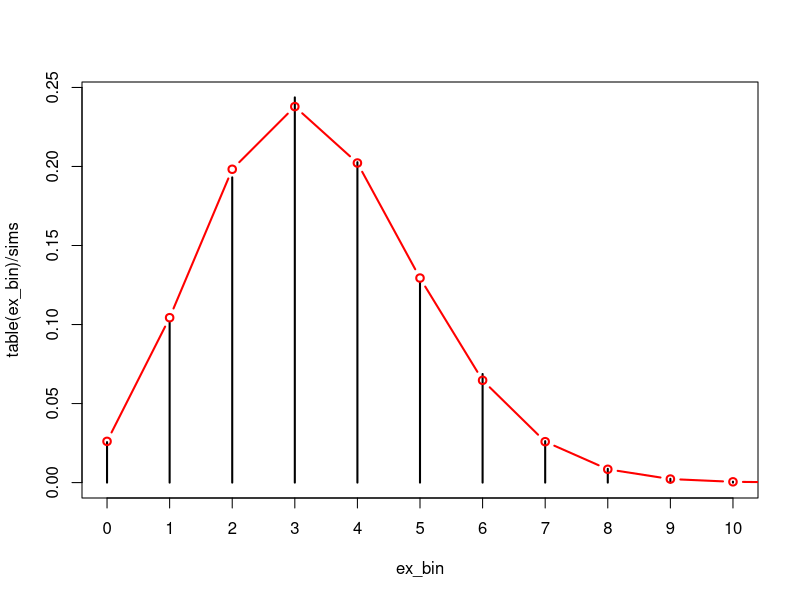
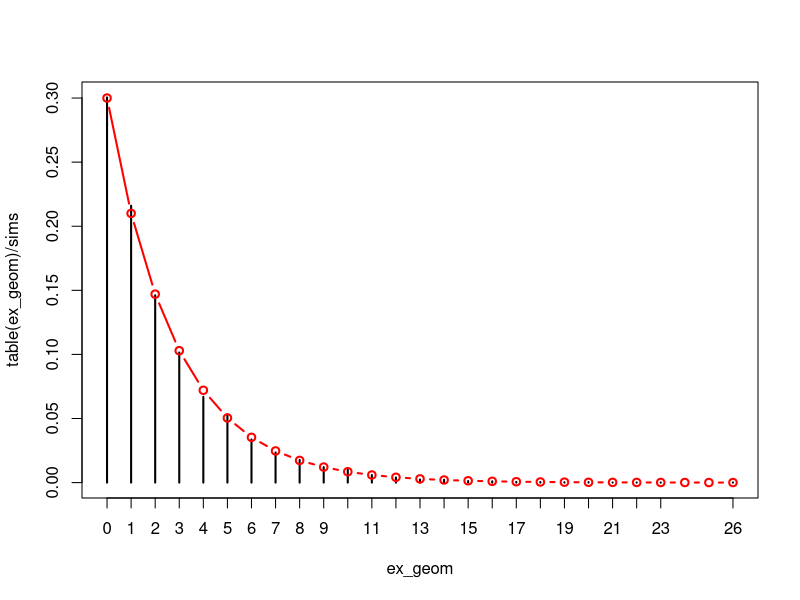
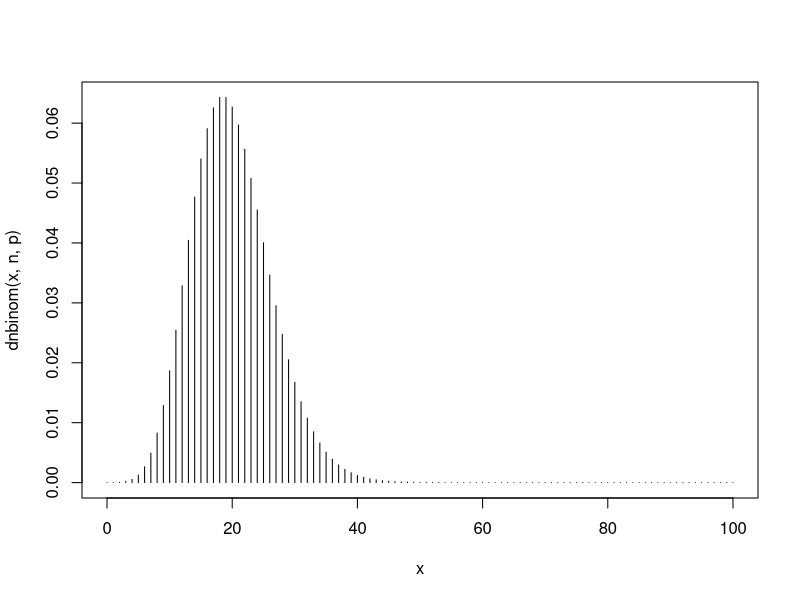
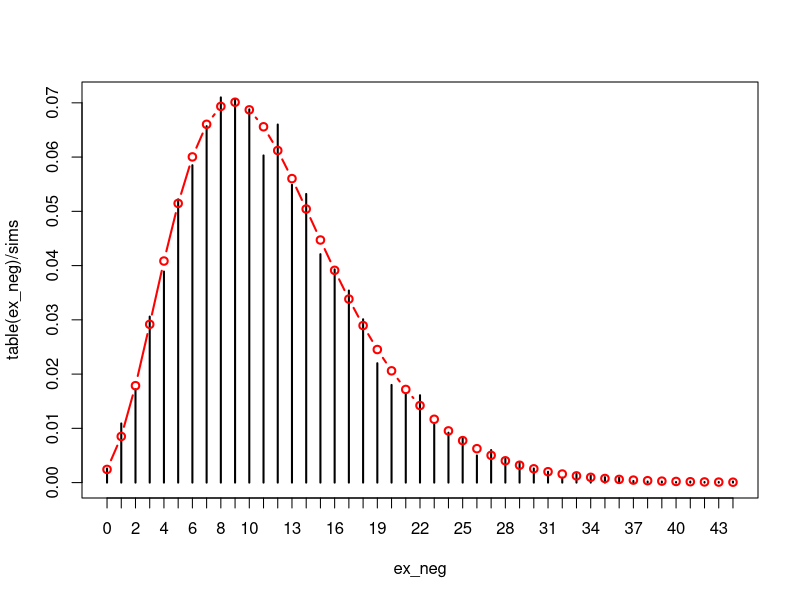
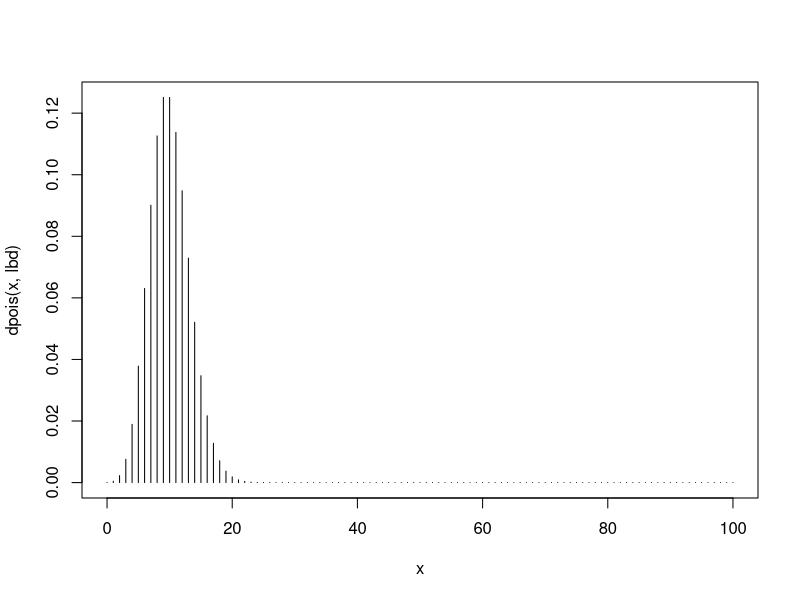
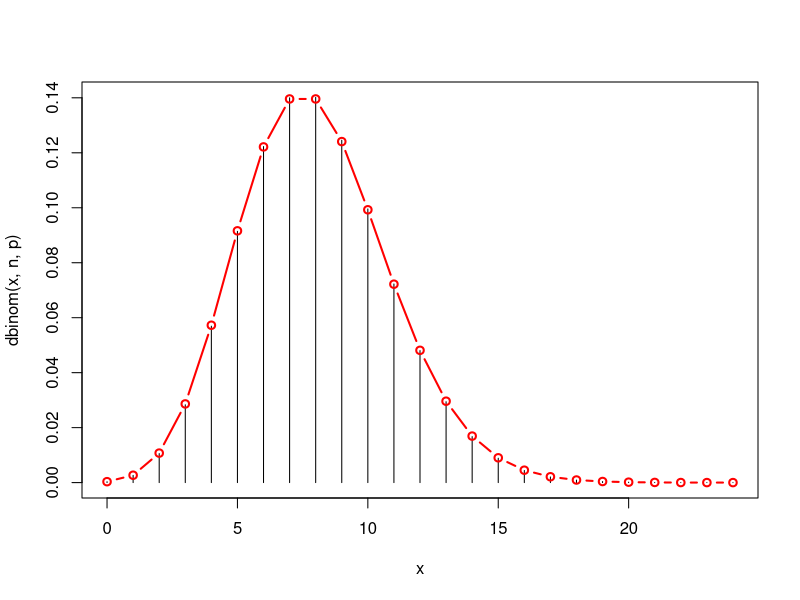

These figures' R source, in order:
## ---- chunk 1
dbinom(4,10,.3)
sum(dbinom(5:20,20,1/6))
## ---- chunk 2
n <- 20
p <- 1/6

sum(sample(c(1,0), n, replace = T, prob = c(p, 1-p)))
## ---- chunk 3
n <- 20
p <- 1/6
sims <- 10000
ex_bin <- replicate(sims, sum(sample(c(1,0), n, replace = T, prob = c(p, 1-p))))

table(ex_bin)

plot(table(ex_bin)/sims)
lines(0:n, dbinom(0:n, n, p), type = "b", col = "red", lwd = 2)
## ---- chunk 4
p <- 0.3
success <- FALSE
failures <- 0
while(!success){
  print(failures)
  success <- sample(c(TRUE, FALSE), 1, prob = c(p,1-p))
  if(!success){
    failures <- failures + 1
  }
}
## ---- chunk 5
p <- 0.3
sims <- 10000

ex_geom <- replicate(sims, {
  success <- FALSE
  failures <- 0
  while(!success){
    print(failures)
    success <- sample(c(TRUE, FALSE), 1, prob = c(p,1-p))
    if(!success){
     failures <- failures + 1
    }
  }
  failures
})
table(ex_geom)
x<- 0:max(ex_geom)
plot(table(ex_geom)/sims)
lines(x, dgeom(x,p), type = "b", col = "red", lwd=2)
## ---- chunk 6
n<- 20
p<-0.5
x <- 0:100
plot(x,dnbinom(x,n,p),type = "h")

## ---- chunk 7
p<-0.3
n<-5
sims <- 10000

ex_neg <- replicate(sims, sum(rgeom(n,p)))
table(ex_neg)

x <- 0:max(ex_neg)
plot(table(ex_neg)/sims)
lines(x,dnbinom(x,n,p), type = "b", col = "red", lwd = 2)
## ---- chunk 8
lbd <- 10
x <- 0:100
plot(x,dpois(x,lbd), type = "h")
## ---- chunk 9
n <- 1000
p<-8/1000
lbd <- n*p
x <- 0:floor(3*lbd)

plot(x,dbinom(x,n,p), type = "h")
lines(x,dpois(x,lbd), type = "b", col = "red", lwd = 2)
